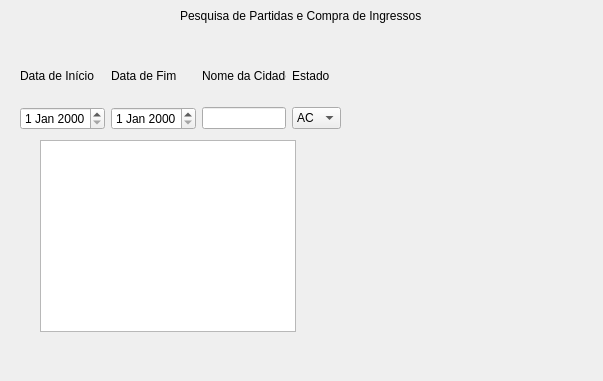
<?xml version="1.0" encoding="UTF-8"?>
<ui version="4.0">
 <class>SearchAndBuy</class>
 <widget class="QDialog" name="SearchAndBuy">
  <property name="geometry">
   <rect>
    <x>0</x>
    <y>0</y>
    <width>603</width>
    <height>381</height>
   </rect>
  </property>
  <property name="windowTitle">
   <string>Dialog</string>
  </property>
  <widget class="QLabel" name="label">
   <property name="geometry">
    <rect>
     <x>180</x>
     <y>0</y>
     <width>311</width>
     <height>31</height>
    </rect>
   </property>
   <property name="text">
    <string>Pesquisa de Partidas e Compra de Ingressos</string>
   </property>
  </widget>
  <widget class="QTableWidget" name="tableWidget">
   <property name="geometry">
    <rect>
     <x>40</x>
     <y>140</y>
     <width>256</width>
     <height>192</height>
    </rect>
   </property>
  </widget>
  <widget class="QWidget" name="gridLayoutWidget">
   <property name="geometry">
    <rect>
     <x>20</x>
     <y>50</y>
     <width>321</width>
     <height>80</height>
    </rect>
   </property>
   <layout class="QGridLayout" name="gridLayout">
    <item row="1" column="1">
     <widget class="QDateEdit" name="dateEdit_2"/>
    </item>
    <item row="0" column="2">
     <widget class="QLabel" name="label_4">
      <property name="text">
       <string>Nome da Cidade</string>
      </property>
     </widget>
    </item>
    <item row="0" column="1">
     <widget class="QLabel" name="label_3">
      <property name="text">
       <string>Data de Fim</string>
      </property>
     </widget>
    </item>
    <item row="1" column="0">
     <widget class="QDateEdit" name="dateEdit"/>
    </item>
    <item row="1" column="2">
     <widget class="QLineEdit" name="lineEdit"/>
    </item>
    <item row="0" column="0">
     <widget class="QLabel" name="label_2">
      <property name="text">
       <string>Data de Início</string>
      </property>
     </widget>
    </item>
    <item row="1" column="3">
     <widget class="QComboBox" name="comboBox">
      <item>
       <property name="text">
        <string>AC</string>
       </property>
      </item>
      <item>
       <property name="text">
        <string>AL</string>
       </property>
      </item>
      <item>
       <property name="text">
        <string>AP</string>
       </property>
      </item>
      <item>
       <property name="text">
        <string>AM</string>
       </property>
      </item>
      <item>
       <property name="text">
        <string>BA</string>
       </property>
      </item>
      <item>
       <property name="text">
        <string>CE</string>
       </property>
      </item>
      <item>
       <property name="text">
        <string>DF</string>
       </property>
      </item>
      <item>
       <property name="text">
        <string>ES</string>
       </property>
      </item>
      <item>
       <property name="text">
        <string>GO</string>
       </property>
      </item>
      <item>
       <property name="text">
        <string>MA</string>
       </property>
      </item>
      <item>
       <property name="text">
        <string>MT</string>
       </property>
      </item>
      <item>
       <property name="text">
        <string>MS</string>
       </property>
      </item>
      <item>
       <property name="text">
        <string>MG</string>
       </property>
      </item>
      <item>
       <property name="text">
        <string>PA</string>
       </property>
      </item>
      <item>
       <property name="text">
        <string>PB</string>
       </property>
      </item>
      <item>
       <property name="text">
        <string>PR</string>
       </property>
      </item>
      <item>
       <property name="text">
        <string>PE</string>
       </property>
      </item>
      <item>
       <property name="text">
        <string>PI</string>
       </property>
      </item>
      <item>
       <property name="text">
        <string>RJ</string>
       </property>
      </item>
      <item>
       <property name="text">
        <string>RN</string>
       </property>
      </item>
      <item>
       <property name="text">
        <string>RS</string>
       </property>
      </item>
      <item>
       <property name="text">
        <string>RO</string>
       </property>
      </item>
      <item>
       <property name="text">
        <string>RR</string>
       </property>
      </item>
      <item>
       <property name="text">
        <string>SC</string>
       </property>
      </item>
      <item>
       <property name="text">
        <string>SP</string>
       </property>
      </item>
      <item>
       <property name="text">
        <string>SE</string>
       </property>
      </item>
      <item>
       <property name="text">
        <string>TO</string>
       </property>
      </item>
     </widget>
    </item>
    <item row="0" column="3">
     <widget class="QLabel" name="label_5">
      <property name="text">
       <string>Estado</string>
      </property>
     </widget>
    </item>
   </layout>
  </widget>
 </widget>
 <resources/>
 <connections/>
</ui>
